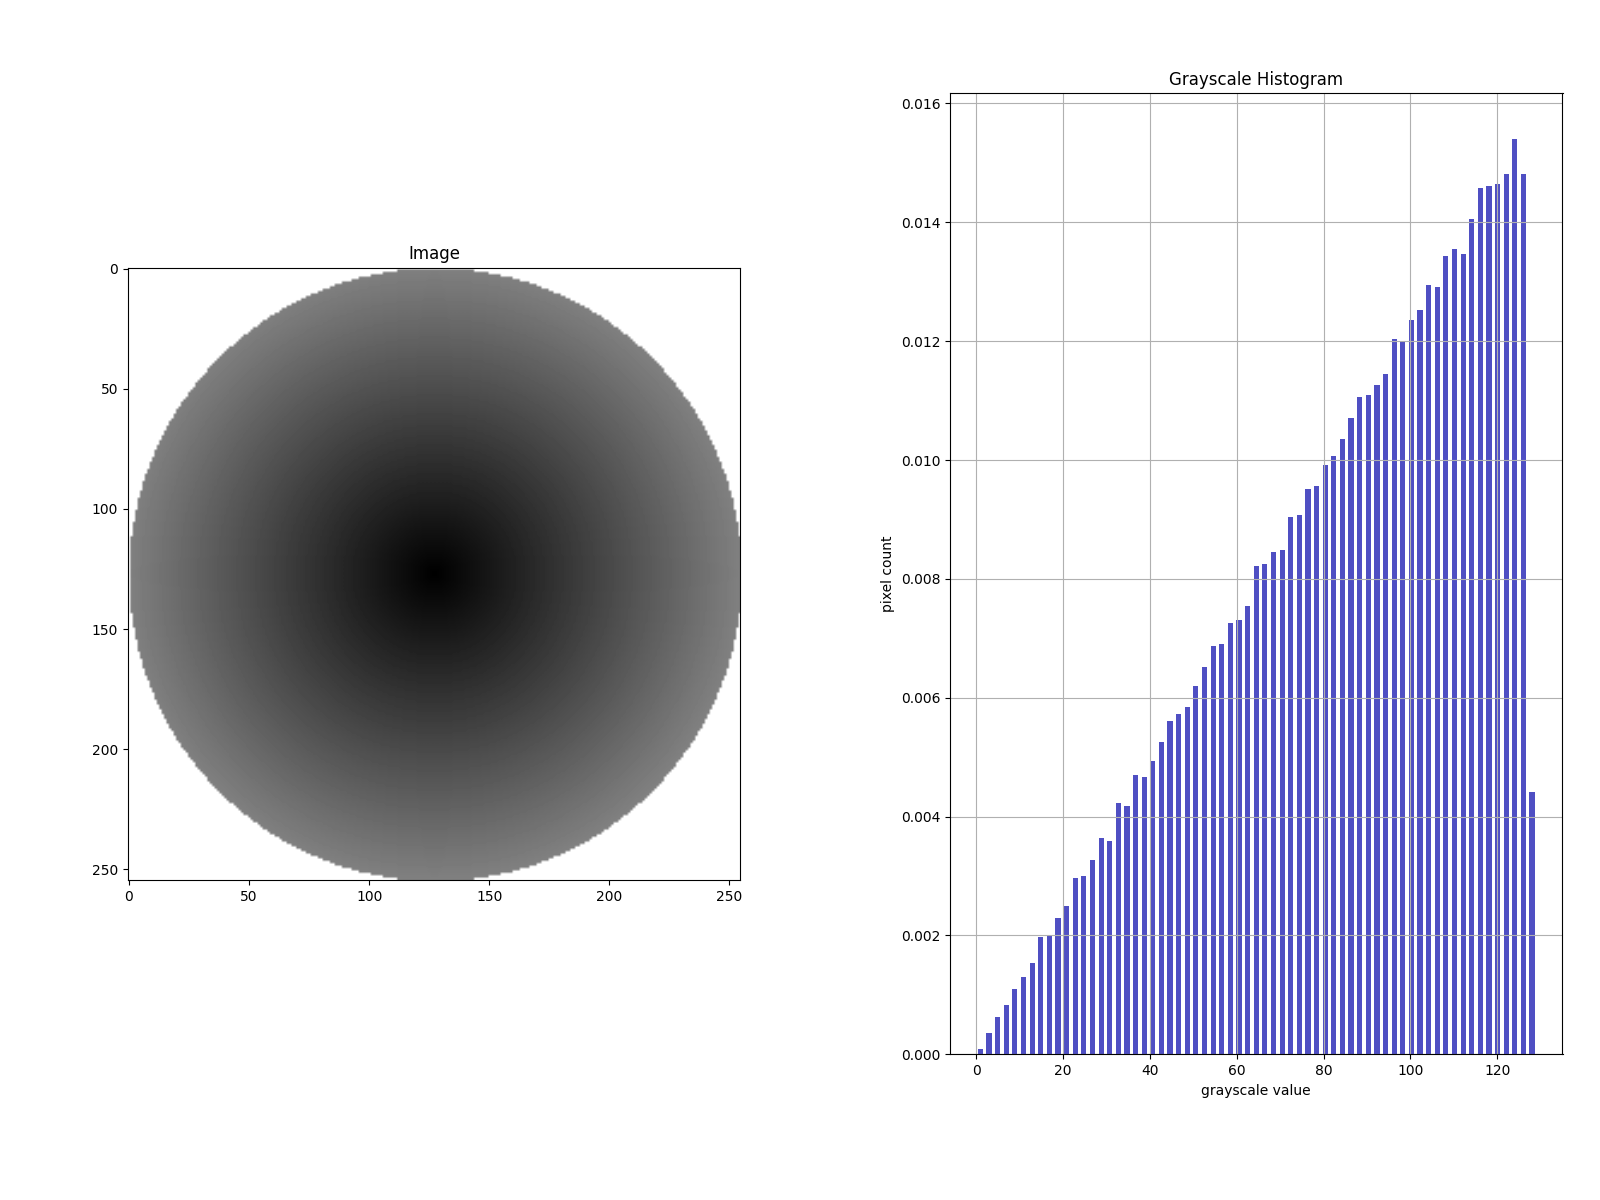

The script that saved this image:
from matplotlib import pyplot as plt
import numpy as np
# plt.rcParams.update({'font.size': 22})

# References:-
# https://note.nkmk.me/en/python-pillow-imagedraw/
# https://datacarpentry.org/image-processing/05-creating-histograms/

# creates circle in matrix of dimension size x size
# boundary may be used of problem1b.py


def getDist(x, y, size):
  return np.sqrt((x - size // 2)**2 + (y - size // 2)**2)


def circle(size, centre=0, boundary=128):
  kernel_2D = 255 * np.ones((size, size))
  interp = list(range(boundary))  # may be used for problem1b.py
  for i in range(size):
    for j in range(size):
      # if distance from centre is less than radius, make values 0
      if (i - size / 2)**2 + (j - size / 2)**2 <= (size / 2)**2:
        kernel_2D[i, j] = 128 * getDist(i, j, size) // (size // 2)
  kernel_2D[size // 2, size // 2] = centre
  histList = []
  for i in range(size):
    for j in range(size):
      if kernel_2D[i, j] <= 255:
        histList.append(kernel_2D[i, j])

  # begining a subplot with 1 row and 2 columns
  # for showing circle in 1st column
  plt.subplot(1, 2, 1)

  # displaying image with bilinear interpolation (do display nicely) and gray colormap.
  # colormap: maps pixel indensity data to the actual color values.
  # color values are displayed using imshow.
  plt.imshow(kernel_2D, interpolation='bilinear', cmap='gray')
  plt.title("Image")

  # continuing subplot with 1 row and 2 columns
  # for showing histogram in 2nd column
  plt.subplot(1, 2, 2)
  plt.title("Grayscale Histogram")
  plt.xlabel("grayscale value")
  plt.ylabel("pixel count")
  plt.grid(True)
  plt.xlim((0.0, 250.0))  # <- named arguments do not work here
  plt.hist(histList, bins=boundary // 2 + 1, color='#0504aa',
           alpha=0.7, rwidth=0.6, align='mid', density=True)
  plt.tight_layout()

  # resizing figure for maximized window
  figure = plt.gcf()  # get current figure
  figure.set_size_inches(16, 12)

  plt.show()  # comment this line and uncomment next to save image
  # plt.savefig('problem1bOp.png', bbox_inches='tight')# change this to problem1bOp.png

  return kernel_2D


# main program:
circle(255)
